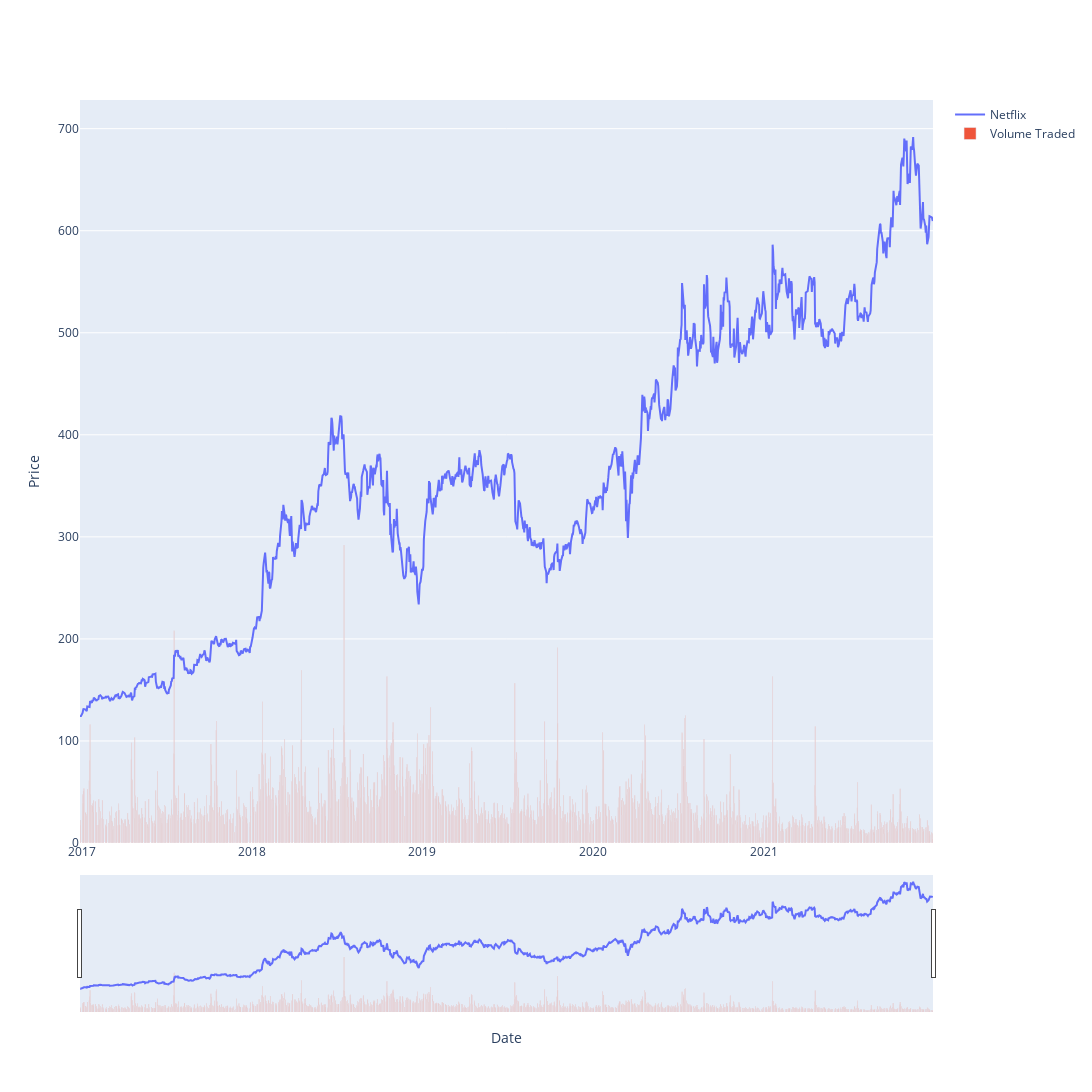

Here is the notebook cell this chart was saved with:
### Markdown cell above
## Create a Price / Volume Chart

### Code cell
fig = go.Figure()
nflx_plot = go.Scatter(x=nflx_df.index, y=nflx_df['Close'], name="Netflix")

# Plot price changes
fig.add_trace(nflx_plot)

# Plot volume as bar graph
fig.add_trace(go.Bar(x=nflx_df.index, y=nflx_df['Volume']/200000, name='Volume Traded'))

fig.update_xaxes(title="Date", rangeslider_visible=True)
fig.update_yaxes(title="Price")
fig.update_layout(height=1200, width=1800, 
                  showlegend=True)
fig.show()

### Figure 1 — Plotly figure (JSON) as saved in the notebook; plotly's stock layout.template omitted (floating-point values rounded to 4 significant figures; data arrays with more than 128 entries replaced by an {"elided": "..."} marker saying what was removed)
{"data": [{"name": "Netflix", "type": "scatter", "x": {"elided": "1259 str values"}, "y": {"elided": "1259 float values"}}, {"name": "Volume Traded", "type": "bar", "x": {"elided": "1259 str values"}, "y": {"elided": "1259 float values"}}], "layout": {"height": 1200, "showlegend": true, "width": 1800, "xaxis": {"rangeslider": {"visible": true}, "title": {"text": "Date"}}, "yaxis": {"title": {"text": "Price"}}}}
